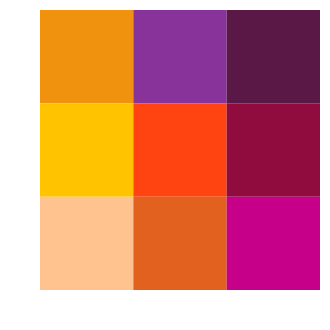

Vega-Lite specification for this chart:
### Vega-Lite specification from a JSON file in a GitHub repository (floating-point values rounded to 4 significant figures)
{"$schema": "https://vega.github.io/schema/vega-lite/v5.json", "data": {"values": [{"High Giving Index →": "A", "GDP per capita →": "A", "color": "3", "Classification": "High Giving Index, High GDP per capita"}, {"High Giving Index →": "A", "GDP per capita →": "B", "color": "6", "Classification": "High Giving index, Average Equality"}, {"High Giving Index →": "A", "GDP per capita →": "C", "color": "9", "Classification": "High Giving index, Low Equality"}, {"High Giving Index →": "B", "GDP per capita →": "A", "color": "2", "Classification": "Average Giving index, High Equality"}, {"High Giving Index →": "B", "GDP per capita →": "B", "color": "5", "Classification": "Giving index, Average Equality"}, {"High Giving Index →": "B", "GDP per capita →": "C", "color": "8", "Classification": "Giving index, Low Equality"}, {"High Giving Index →": "C", "GDP per capita →": "A", "color": "1", "Classification": "Giving index, High Equality"}, {"High Giving Index →": "C", "GDP per capita →": "B", "color": "4", "Classification": "Giving index, Average Equality"}, {"High Giving Index →": "C", "GDP per capita →": "C", "color": "7", "Classification": "Giving index, Low Equality"}]}, "mark": {"type": "rect"}, "config": {"background": "transparent", "view": {"stroke": "transparent"}}, "height": 140, "width": 140, "encoding": {"y": {"field": "High Giving Index →", "type": "nominal", "axis": {"domainColor": "transparent", "labels": false, "ticks": false, "titleColor": "white"}}, "x": {"field": "GDP per capita →", "type": "nominal", "axis": {"domainColor": "transparent", "labels": false, "ticks": false, "titleColor": "white"}}, "color": {"legend": null, "type": "nominal", "field": "color", "scale": {"range": ["#FFC390", "#FFC300", "#F1920E", "#E3611E", "#F41", "#839", "#C70089", "#900C3F", "#5A1846"]}}, "tooltip": [{"field": "Classification", "type": "nominal", "title": "Interpretation"}]}}
